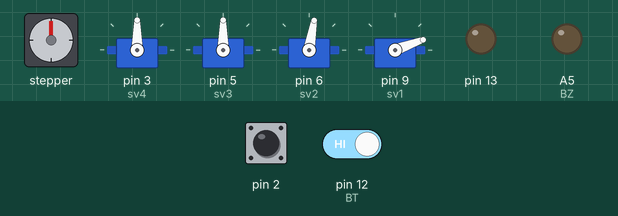
This sketch was run on a simulated Arduino Uno, built with avr-gcc and run on an emulated ATmega328P. Shown: stepper motor, 4 × servo, output pins drawn as LEDs (lit = HIGH). Wiring (inferred from the names in the program): stepper motor driver (200 steps per turn assumed): step pin 4; direction pin 7; enable pin 8. The inputs (shaded band) are chosen by the test bench; at power-on: pin 12 (BT) HIGH, pin 2 HIGH. Pins used as bus, display or sensor lines are not drawn; what the sketch prints to the serial monitor is not drawn.

Above: at 4.2 s.
4.3 s: pin 12 (BT) driven LOW
At 16.7 s:
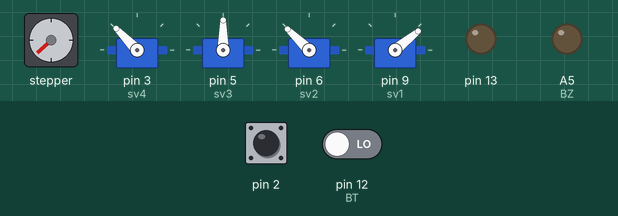
At 20.6 s:
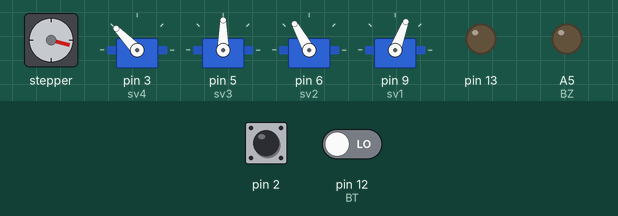
Timing chart, 0 to 27.4 s (numbered marks = the images above; inputs shaded):
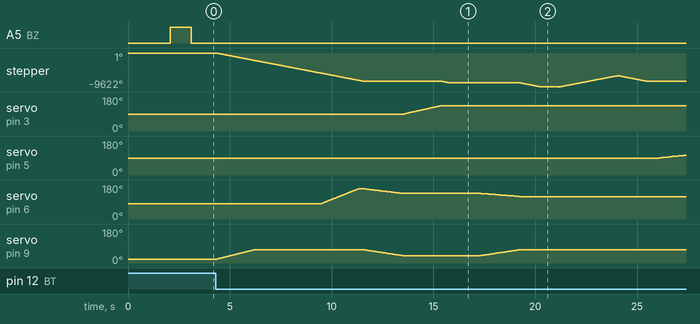

The sketch:

TEST_SERVO_STEP_EEPROM_Serial_Timer2US.ino
```cpp
//#include <MsTimer2.h>
#include <avr/io.h>
#include <avr/interrupt.h>
byte reload = 50;  //100us
int count = 0;
unsigned long Tmoi,T_delay;
//#include <AccelStepper.h>
#include <EEPROM.h>
#include <SoftwareSerial.h>
SoftwareSerial mySerial(11, 10); // RX, TX
#include <Servo.h>
#include <string.h>
//#include <TimerOne.h>
Servo sv4,sv3, sv2, sv1;  // create servo object to control a servo
// twelve servo objects can be created on most boards
//#define dirPin 7
//#define stepPin 4
#define motorInterfaceType 1
// Create a new instance of the AccelStepper class:
//AccelStepper stepper = AccelStepper(motorInterfaceType, stepPin, dirPin);
String s="";
int g1,g2,g3,g4;
float tdcu[5], tdmoi[5], h[4], denta[5],tdcu1[5], tdmoi1[5], h1[5], denta1[5];
//int k,x,j,f;
//int i=0;
//int dl=2000;
//int f1=200;
int S1,S2,S3,S4,ST1, STmoi = 0,STcu = 0, EN = 0;

int Xung_Xoay = 0, dem = 0;
int S = 0;
byte Home = 0;
//byte Phu = 0;
boolean s1 = false;
byte Run_Step = 0;
String str;
char buf[100];
int  chuoi[] = {
    20,90,90,90, //trang thai mat dinh
    110, 20,45, 140,   //Dua ra phia truoc
//    20, 90, 90, 90,
//    110, 20,45, 140,
//    20, 90, 90, 90
};
//unsigned long timer, timer1;
const int BT =  12;
const int RES =  A0;
const int BZ =  A5;
const int stepPin = 4;
const int dirPin = 7;
const int enPin = 8;

void setgoc();
void Run(int G1, int G2, int G3, int G4, int T, int Dir);
void setup() {
  Serial.begin(9600);
  mySerial.begin(9600);
  // Sets the two pins as Outputs
  pinMode(stepPin,OUTPUT);
  pinMode(dirPin,OUTPUT);
  pinMode(enPin,OUTPUT);
  pinMode(BZ,OUTPUT);
  pinMode(BT,INPUT);
  pinMode(RES,INPUT);
  pinMode(13, OUTPUT);
  digitalWrite(13,0);
  attachInterrupt(0, Ngat, FALLING);
  Serial.println("1");
  cli();
  Serial.println("2");
  TCCR0B = 0;
  OCR2A = reload;
  TCCR2A = 1<<WGM21;
  TCCR2B = ((1<<CS21) | (1<<CS20));//1<<CS22)
  TIMSK2 = (1<<OCIE2A);
  Serial.println("3");
  sei();
  Serial.println("4");
  //Timer1.initialize(500); // khởi tạo timer 1 đến 1 mili giây
  //Timer1.attachInterrupt(Blink); // khai báo ngắt timer 1
  //MsTimer2::set(1, Blink); // 500ms period
  //MsTimer2::start();
  digitalWrite(enPin,1); //0 la thang, 1 la nha
  digitalWrite(BZ,0);
//  stepper.setMaxSpeed(2000);
//  stepper.setAcceleration(2000);
  sv4.attach(3);  // goc tang la kep lai
  sv3.attach(5);  // goc tang la gap vao
  sv2.attach(6);  //goc giam la dua ra
  sv1.attach(9);  //goc tang la dua ra
  Serial.println("5");
//  sv4.write(90); //kep goc lon dan
//  sv3.write(90); //
//  sv2.write(90); //
//  sv1.write(20); //nhat tay len khi goc lon dan
  setgoc();
  Serial.println("6");
  if(digitalRead(BT) == 0)
  {
    digitalWrite(BZ,1);
    Delay(1000);
    digitalWrite(BZ,0);
    Delay(2000);
    digitalWrite(BZ,1);
    Delay(1000);
    digitalWrite(BZ,0);
    Delay(10000);
    while(digitalRead(BT) == 0);
    while(1)
    {
      int Val = analogRead(RES);
      S = map(Val, 0, 1024, 0, 180);
      Serial.println(S);
      sv4.write(S);
      Delay(1000);
      if(digitalRead(BT) == 0)
      {
        EEPROM.write(0,S);
        Delay(100);
        break;
      }
     }
  }
  Serial.print("GT GOC: ");
  S = EEPROM.read(0);
  Serial.println(S);
  setgoc();
  digitalWrite(BZ,1);
  Delay(10000); //1s
  digitalWrite(BZ,0);
}

//------------------
void loop() {
  if (Serial.available()) {
    Serial.println("RX....");
    //90,20,80,90,90,1
    str = Serial.readStringUntil('\n');
      Serial.println(str);

      ST1 = atof(strtok(str.c_str(),","));
      S1 = atof(strtok(NULL,","));
      S2 = atoi(strtok(NULL,","));
      S3 = atoi(strtok(NULL,","));
      S4 = atoi(strtok(NULL,","));
      EN = atoi(strtok(NULL,","));
      Serial.println(EN);
      if(ST1 > 350 || ST1 < 0) {
          Serial.println("angle Step is over the limit");
          ST1 = STcu;
        }
      switch (EN) {
      case 1:
        Run(ST1,S1,S2,S3,S4,600);
        while(Xung_Xoay >= dem){Serial.print(dem);Serial.print(" ");Serial.println(Xung_Xoay);}
        Run_Step = 0;
      break;
      case 2:   // TT mac dinh
        Home = 1;
        Run(80,20,80,90,90,600);
        STcu = 90;
        while(Xung_Xoay >= dem){Serial.print(dem);Serial.print(" ");Serial.println(Xung_Xoay);}

        Serial.println("2");
      break;
      case 3:
        Serial.println("3");

      break;
      case 4:
        Serial.println("4");

      break;
      case 5:
        Serial.println("5");

      break;
    }
  }


  if(digitalRead(BT) == 0)
  {

    Run(160,70,80,90,90,600);
    while(Xung_Xoay >= dem){Serial.print(dem);Serial.print(" ");Serial.println(Xung_Xoay);}
    Run(190,70,160,90,90,600);//190,70,160,90,90,1,A
    while(Xung_Xoay >= dem){Serial.print(dem);Serial.print(" ");Serial.println(Xung_Xoay);}
    Run(190,40,136,90,90,600);//190,40,136,90,90,1,A
    while(Xung_Xoay >= dem){Serial.print(dem);Serial.print(" ");Serial.println(Xung_Xoay);}
    Run(190,40,136,90,135,600);//190,40,136,90,135,1,A
    while(Xung_Xoay >= dem){Serial.print(dem);Serial.print(" ");Serial.println(Xung_Xoay);}
//    Delay(5000);
    Run(195,40,136,90,135,600);//195,40,136,90,135,1,A
    while(Xung_Xoay >= dem){Serial.print(dem);Serial.print(" ");Serial.println(Xung_Xoay);}
    Run(195,70,120,90,135,600);//195,70,120,90,135,1,A
    while(Xung_Xoay >= dem){Serial.print(dem);Serial.print(" ");Serial.println(Xung_Xoay);}
//
    Run(210,70,120,90,135,600);//210,70,120,90,135,1,A
    while(Xung_Xoay >= dem){Serial.print(dem);Serial.print(" ");Serial.println(Xung_Xoay);}
    Run(170,70,120,90,135,600); //170,70,120,90,135,1,A
    while(Xung_Xoay >= dem){Serial.print(dem);Serial.print(" ");Serial.println(Xung_Xoay);}
//    Delay(5000);
    Run(190,70,120,90,135,600);//190,70,120,90,135,1,A
    while(Xung_Xoay >= dem){Serial.print(dem);Serial.print(" ");Serial.println(Xung_Xoay);}
//
    Run(190,70,120,110,135,600); //190,70,120,110,135,1,A
    while(Xung_Xoay >= dem){Serial.print(dem);Serial.print(" ");Serial.println(Xung_Xoay);}
    Run(190,70,120,70,135,600); //    190,70,120,170,135,1,A
    while(Xung_Xoay >= dem){Serial.print(dem);Serial.print(" ");Serial.println(Xung_Xoay);}
    Run(195,40,136,90,135,600); //195,40,136,90,135,1,A
    while(Xung_Xoay >= dem){Serial.print(dem);Serial.print(" ");Serial.println(Xung_Xoay);}
    Run(190,40,136,90,135,600); //190,40,136,90,135,1,A
    while(Xung_Xoay >= dem){Serial.print(dem);Serial.print(" ");Serial.println(Xung_Xoay);}
    Run(190,40,136,90,90,600); //190,40,136,90,90,1,A
    while(Xung_Xoay >= dem){Serial.print(dem);Serial.print(" ");Serial.println(Xung_Xoay);}
    Run(190,80,136,90,90,600); //190,80,160,90,90,1,A
    while(Xung_Xoay >= dem){Serial.print(dem);Serial.print(" ");Serial.println(Xung_Xoay);}
    Run(90,20,80,90, 90,600);//90,20,80,90, 90,600
    while(Xung_Xoay >= dem){Serial.print(dem);Serial.print(" ");Serial.println(Xung_Xoay);}


    Run_Step = 0;
    //setgoc();
    Serial.println(" Xong-----------------------");
    Delay(50000);
    digitalWrite(enPin,1);
    Serial.println(" Xong........................");
  }
}
//--------------------
ISR(TIMER2_COMPA_vect)
{
//if(count > 10000) {digitalWrite(13, !digitalRead(13)); count = 0;}
  count++;
  T_delay++;
  if(count >= 8)
  {
    if( Run_Step == 1 && dem <= Xung_Xoay) {
      digitalWrite(stepPin,!digitalRead(stepPin));
    }
    dem++;
    count = 0;
  }

  OCR2A = reload;
}
//=====================
//void Blink()
//{
//  if( Run_Step == 1 && dem <= Xung_Xoay) {
//    digitalWrite(stepPin,!digitalRead(stepPin));
//
//  }
//  dem++;
//}

//----------------------------------------
void Run(int ST, int G1, int G2, int G3, int G4, int F)
{

  digitalWrite(enPin,0);
  Run_Step = 1;
  count = 0;
  dem = 0;

  //Goc_Xoay = map(ST, 0, 360, 0, 8288);  //xung = độ x 23
  STmoi= ST - STcu;
  Serial.print(ST);
  Serial.print("  ");
  Serial.print(STmoi);
  Serial.print("  ");
  Serial.println(STcu);
  if(STmoi > 0) {
    digitalWrite(dirPin,0);
    Xung_Xoay = STmoi * 89; // 89 = 16000/360*2 vi 2 lan ngat moi dc 1 xung
    STcu = ST;
    Serial.println(" 1 ");
  }
  else if(STmoi < 0) {
    Home = 1;
    digitalWrite(dirPin,1);
    Xung_Xoay = abs(STmoi) * 89; // 46 = 23*2 vi 2 lan ngat moi dc 1 xung
    STcu = ST;
    Serial.println(" 2 ");
  }
  else {Xung_Xoay = -1; Run_Step = 0;Serial.println(" 3 ");}
  Serial.println(Xung_Xoay);

  tdmoi[0]=G1;
  tdmoi[1]=G2;
  tdmoi[2]=G3;
  tdmoi[3]=G4;
  //tdmoi[4]=Goc_Xoay;
  Serial.println(Xung_Xoay);
  for(char r1=0; r1<4; r1++)
      {
        denta[r1] = tdmoi[r1]-tdcu[r1];
        h[r1] = denta[r1]*1.00/F;
      }
      Serial.println(Xung_Xoay);
      for(int r2=0; r2<F; r2++)
      {
            tdcu[0]=tdcu[0]+h[0];
            //
            tdcu[1]=tdcu[1]+h[1];
            //
            tdcu[2]=tdcu[2]+h[2];
            //
            tdcu[3]=tdcu[3]+h[3];
            //tdcu[4]=tdcu[4]+h[4];
            //Serial.println(tdcu[0]);
            sv1.write(tdcu[0]);
            sv2.write(tdcu[1]);
            sv3.write(tdcu[2]);
            sv4.write(tdcu[3]);
            Delay(10);

    }
      //Serial.println(tdcu[0]);
    //if(tdcu[3] == G4) Run_Step = 0;
    Serial.println(Xung_Xoay);
}
//--------------------------------------------
void setgoc()
{
    STcu=90;

   tdcu[0]=20;          //nhin tu trc, ben phai
   sv1.write(tdcu[0]);
   Serial.println("7");
   //
   tdcu[1]=80;
   sv2.write(tdcu[1]);
   //
   tdcu[2]=90;
   sv3.write(tdcu[2]);
   //
   tdcu[3]=90;
   sv4.write(tdcu[3]);
        //f=200;

//    stepper.setCurrentPosition(0);
Serial.println("8");
  Delay(10000);
    //delay(2000);
    Serial.println("9");
}
void Ngat()
{
  //digitalWrite(enPin,1);
  if(Home == 1){ digitalWrite(enPin,1); Home = 0;}
}
void Delay(unsigned int T)  //T = 10000 = 1s
{
  T_delay = 0;
  while(T_delay < T){Serial.println(T_delay);}
}
```

Measured:
- after the input at 4.3 s, stepper: turns 8026° counter-clockwise in 7.3 s, then 387° counter-clockwise in 0.35 s, then 14° counter-clockwise in 0.01 s, then 1188° counter-clockwise in 1.1 s, and so on; servo on pin 3 (sv4): moves from 90° to 134° over 1.8 s, starting after 9.3 s
